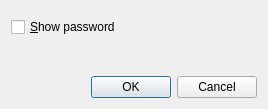
<?xml version="1.0" encoding="UTF-8"?>
<ui version="4.0">
 <class>FormDecryptPasswordPrompt</class>
 <widget class="QDialog" name="FormDecryptPasswordPrompt">
  <property name="windowModality">
   <enum>Qt::ApplicationModal</enum>
  </property>
  <property name="geometry">
   <rect>
    <x>0</x>
    <y>0</y>
    <width>268</width>
    <height>109</height>
   </rect>
  </property>
  <property name="windowTitle">
   <string>Enter Decryption Passphrase</string>
  </property>
  <layout class="QGridLayout" name="gridLayout">
   <item row="2" column="0" colspan="2">
    <spacer name="verticalSpacer">
     <property name="orientation">
      <enum>Qt::Vertical</enum>
     </property>
     <property name="sizeHint" stdset="0">
      <size>
       <width>20</width>
       <height>100</height>
      </size>
     </property>
    </spacer>
   </item>
   <item row="3" column="0" colspan="2">
    <widget class="QDialogButtonBox" name="m_buttonBox">
     <property name="orientation">
      <enum>Qt::Horizontal</enum>
     </property>
     <property name="standardButtons">
      <set>QDialogButtonBox::Cancel|QDialogButtonBox::Ok</set>
     </property>
    </widget>
   </item>
   <item row="0" column="0" colspan="2">
    <widget class="LineEditWithStatus" name="m_tbPassword" native="true"/>
   </item>
   <item row="1" column="0" colspan="2">
    <widget class="QCheckBox" name="m_cbShowPassword">
     <property name="text">
      <string>&amp;Show password</string>
     </property>
    </widget>
   </item>
  </layout>
 </widget>
 <customwidgets>
  <customwidget>
   <class>LineEditWithStatus</class>
   <extends>QWidget</extends>
   <header>lineeditwithstatus.h</header>
   <container>1</container>
  </customwidget>
 </customwidgets>
 <tabstops>
  <tabstop>m_cbShowPassword</tabstop>
 </tabstops>
 <resources/>
 <connections>
  <connection>
   <sender>m_buttonBox</sender>
   <signal>accepted()</signal>
   <receiver>FormDecryptPasswordPrompt</receiver>
   <slot>accept()</slot>
   <hints>
    <hint type="sourcelabel">
     <x>248</x>
     <y>254</y>
    </hint>
    <hint type="destinationlabel">
     <x>157</x>
     <y>274</y>
    </hint>
   </hints>
  </connection>
  <connection>
   <sender>m_buttonBox</sender>
   <signal>rejected()</signal>
   <receiver>FormDecryptPasswordPrompt</receiver>
   <slot>reject()</slot>
   <hints>
    <hint type="sourcelabel">
     <x>316</x>
     <y>260</y>
    </hint>
    <hint type="destinationlabel">
     <x>286</x>
     <y>274</y>
    </hint>
   </hints>
  </connection>
 </connections>
</ui>
